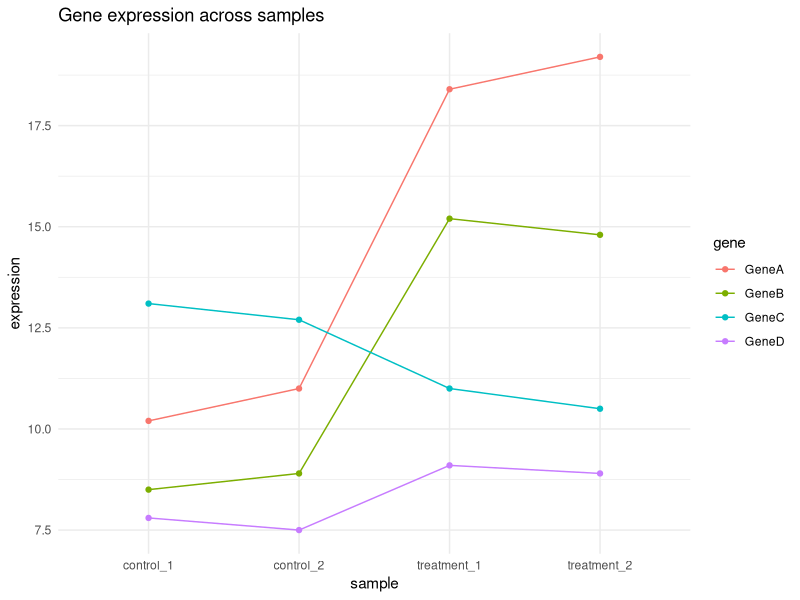

The R script that drew this image:
library(tidyverse)

# 03_Gene_Expression.R
# Example workflow for visualising gene expression values

# Example data: gene expression matrix
expression <- data.frame(
  gene = c("GeneA", "GeneB", "GeneC", "GeneD"),
  control_1 = c(10.2, 8.5, 13.1, 7.8),
  control_2 = c(11.0, 8.9, 12.7, 7.5),
  treatment_1 = c(18.4, 15.2, 11.0, 9.1),
  treatment_2 = c(19.2, 14.8, 10.5, 8.9)
)

expression_long <- expression %>%
  pivot_longer(
    cols = -gene,
    names_to = "sample",
    values_to = "expression"
  )

ggplot(
  expression_long,
  aes(x = sample, y = expression, group = gene, colour = gene)
) +
  geom_line() +
  geom_point() +
  theme_minimal() +
  labs(title = "Gene expression across samples")
